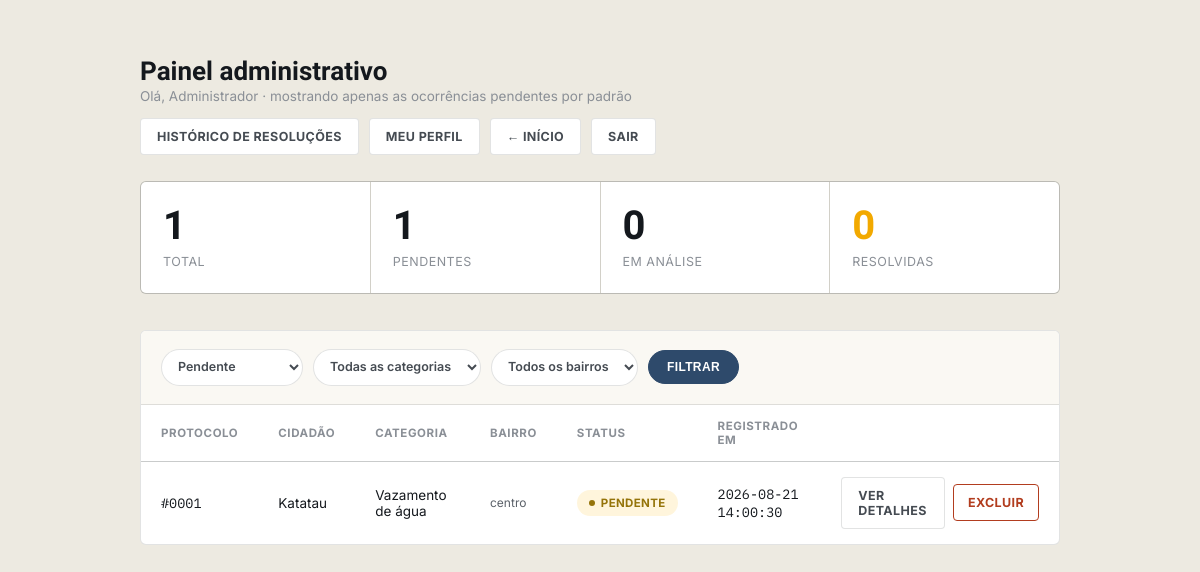
Before: /php/paineladm.php (signed in) with the older database file.
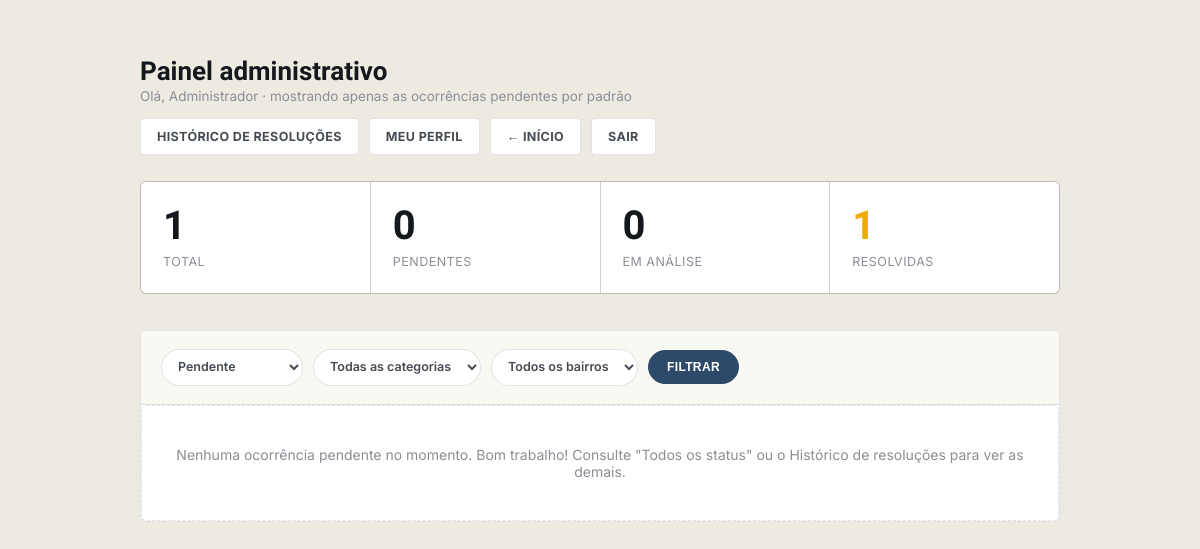
After: the same page with the newer database file.
### tables this page shows
CREATE TABLE `ocorrencias` (
  `id` int(11) NOT NULL,
  `usuario_id` int(11) NOT NULL,
  `categoria` varchar(80) NOT NULL,
  `bairro` varchar(120) NOT NULL,
  `endereco` varchar(200) NOT NULL,
  `descricao` text NOT NULL,
  `foto_path` varchar(255) DEFAULT NULL,
  `status` enum('pendente','em_analise','resolvido') NOT NULL DEFAULT 'pendente',
  `recado_adm` text DEFAULT NULL,
  `recado_atualizado_em` datetime DEFAULT NULL,
  `criado_em` datetime NOT NULL DEFAULT current_timestamp()
);

CREATE TABLE `usuarios` (
  `id` int(11) NOT NULL,
  `nome` varchar(150) NOT NULL,
  `email` varchar(150) NOT NULL,
  `senha_hash` varchar(255) NOT NULL,
  `aceite_lgpd` tinyint(1) NOT NULL DEFAULT 0,
  `criado_em` datetime NOT NULL DEFAULT current_timestamp(),
  `tipo` enum('cidadao','admin') NOT NULL DEFAULT 'cidadao'
);

### php/paineladm.php (the view, shortened to what the changed rows need)
<?php
require __DIR__ . '/config.php';
$statusInfo = [
    'pendente'   => ['label' => 'Pendente',   'classe' => 'pendente'],
    'em_analise' => ['label' => 'Em análise', 'classe' => 'analise'],
    'resolvido'  => ['label' => 'Resolvido',  'classe' => 'resolvido'],
];
$categorias = $pdo->query('SELECT DISTINCT categoria FROM ocorrencias ORDER BY categoria')->fetchAll(PDO::FETCH_COLUMN);
$bairros    = $pdo->query('SELECT DISTINCT bairro FROM ocorrencias ORDER BY bairro')->fetchAll(PDO::FETCH_COLUMN);
$filtroStatus    = isset($_GET['status']) ? trim($_GET['status']) : 'pendente';
$filtroCategoria = isset($_GET['categoria']) ? trim($_GET['categoria']) : '';
$filtroBairro    = isset($_GET['bairro']) ? trim($_GET['bairro']) : '';
if (!in_array($filtroCategoria, $categorias, true)) {
    $filtroCategoria = '';
}
if (!in_array($filtroBairro, $bairros, true)) {
    $filtroBairro = '';
}
$condicoes  = [];
$parametros = [];
if ($filtroStatus !== '') {
    $condicoes[]           = 'o.status = :status';
    $parametros['status']  = $filtroStatus;
}
$sql = '
    SELECT o.id, o.categoria, o.bairro, o.endereco, o.descricao, o.status, o.criado_em, u.nome AS nome_cidadao
    FROM ocorrencias o
    JOIN usuarios u ON o.usuario_id = u.id
';
if (!empty($condicoes)) {
    $sql .= ' WHERE ' . implode(' AND ', $condicoes);
}
$sql .= ' ORDER BY o.criado_em DESC';
$stmt = $pdo->prepare($sql);
$stmt->execute($parametros);
$ocorrencias = $stmt->fetchAll();
$stmtTotais = $pdo->query('SELECT status, COUNT(*) AS qtd FROM ocorrencias GROUP BY status');
$totaisPorStatus = ['pendente' => 0, 'em_analise' => 0, 'resolvido' => 0];
foreach ($stmtTotais->fetchAll() as $linha) {
    $totaisPorStatus[$linha['status']] = (int) $linha['qtd'];
}
$pendentes  = $totaisPorStatus['pendente'];
$resolvidas = $totaisPorStatus['resolvido'];
$temFiltroAtivo = ($filtroStatus !== 'pendente' || $filtroCategoria !== '' || $filtroBairro !== '');
?>
<!DOCTYPE html>
<html lang="pt-BR">
<head>
<link rel="stylesheet" href="../style.css">
</head>
<body style="background:var(--concrete);">
<div class="painel-wrap">
  <div class="painel-top">
    <div>
      <h1>Painel administrativo</h1>
    </div>
  </div>
  <div class="stats-grid">
    <div class="stat">
      <div class="num"><?= $pendentes ?></div>
      <div class="label">Pendentes</div>
    </div>
    <div class="stat accent">
      <div class="num"><?= $resolvidas ?></div>
      <div class="label">Resolvidas</div>
    </div>
  </div>
  <div class="admin-table-wrap">
    <form class="filter-row" method="get" action="paineladm.php">
      <select name="status">
      </select>
      <select name="categoria">
      </select>
      <select name="bairro">
      </select>
      <button type="submit" class="btn-filtrar">Filtrar</button>
    </form>
    <?php if (empty($ocorrencias)): ?>
      <div class="empty-state">
        <?= $temFiltroAtivo ? 'Nenhuma ocorrência encontrada com esses filtros.' : 'Nenhuma ocorrência pendente no momento. Bom trabalho! Consulte "Todos os status" ou o Histórico de resoluções para ver as demais.' ?>
      </div>
    <?php else: ?>
      <table>
        <thead>
          <tr>
            <th>Protocolo</th>
            <th>Cidadão</th>
            <th>Categoria</th>
            <th>Bairro</th>
            <th>Status</th>
            <th>Registrado em</th>
            <th></th>
          </tr>
        </thead>
        <tbody>
          <?php foreach ($ocorrencias as $o): ?>
            <?php $info = $statusInfo[$o['status']]; ?>
            <tr>
              <td class="mono">#<?= str_pad($o['id'], 4, '0', STR_PAD_LEFT) ?></td>
              <td><?= htmlspecialchars($o['nome_cidadao']) ?></td>
              <td><?= htmlspecialchars($o['categoria']) ?></td>
              <td class="bairro-tag"><?= htmlspecialchars($o['bairro']) ?></td>
              <td><span class="pill <?= $info['classe'] ?>"><?= $info['label'] ?></span></td>
              <td class="mono"><?= htmlspecialchars($o['criado_em']) ?></td>
              <td>
                <div class="linha-acoes">
                  <a class="btn-line" href="ocorrencia.php?id=<?= $o['id'] ?>">Ver detalhes</a>
                  <form method="POST" action="excluir.php" onsubmit="return confirm('Tem certeza que deseja excluir a ocorrência #<?= str_pad($o['id'], 4, '0', STR_PAD_LEFT) ?>? Essa ação não pode ser desfeita.');">
                    <button class="btn-excluir" type="submit">Excluir</button>
                  </form>
                </div>
              </td>
            </tr>
          <?php endforeach; ?>
        </tbody>
      </table>
    <?php endif; ?>
  </div>
</div>
</body>
</html>

Changed rows visible on the page:
no longer on this page (row edited): ocorrencias: id "0001", usuario.nome "Katatau", categoria "Vazamento de água", bairro "centro", status "PENDENTE", criado_em "2026-08-21 14:00:30"
Other visible differences:
$pendentes: "1" → "0"
$resolvidas: "0" → "1"
text no longer shown: "PROTOCOLO CIDADÃO CATEGORIA BAIRRO STATUS REGISTRADO EM"
text now shown: "Nenhuma ocorrência pendente no momento. Bom trabalho! Consulte \"Todos os status\" ou o Histórico de resoluções para ver as demais."
